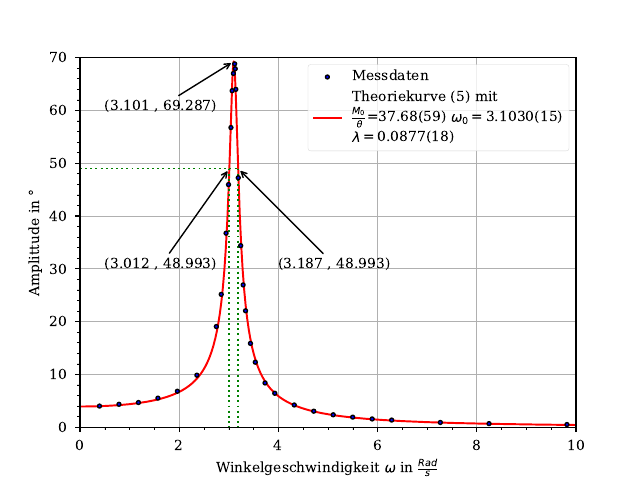

Recreate this plot in Python.
from pickletools import optimize
import xlrd
import numpy as np
import matplotlib.pyplot as plt
from matplotlib.ticker import MultipleLocator
import matplotlib as mpl
from scipy import optimize, signal
import math
import roundwitherror as re
import sympy as sp

X_START =0
Y_START =0
X_END = 10
Y_END = 70
TITEL = "Ordnung der Maxima in Bezug zur Röhrenlänge"
Y_LABEL = r"Amplittude in $°$"
X_LABEL = r"Winkelgeschwindigkeit $\omega$ in $\frac{Rad}{s}$"
X_ERROR = 4
Y_ERROR = 1
X_MAJOR_TICK = 2
Y_MAJOR_TICK =10
X_MINOR_TICK =0.5
Y_MINOR_TICK = 2
SAVE_AS = "./POR/10Plot.pdf"
POINT_STYLE = ["o","^","s"]
COLOR_STYLE =["blue","red","green"]

workbook = xlrd.open_workbook('./POR/Daten.xls')
worksheet = workbook.sheet_by_name('v4')

def xErr(x):
    return np.sqrt(((0.025* x)/np.sqrt(3))**2 + 0.0101/3)
def quotientArray(oben,unten):
    buf=[]
    for i in range(len(oben)):
        buf.append(float(oben[i])/float(unten[i]))
    return buf

def partOben(vals):
    return 1/vals[1]
def partUnten(vals):
    return -1*vals[0]/vals[1]**2

def genDataFromFunktion(amount,von,bis,params,func):
    x=[]
    y=[]
    for i in range(amount+1):
        x.append(von+i*(bis-von)/amount)
    for i in range(amount+1):
        y.append(func(x[i],params))

    return x,y
def theoKurv(x,om0,lam,Mom):
    return Mom/np.sqrt((om0**2-x**2)**2+4*lam**2*x**2)
def theoKurvArr(x,p):
    return theoKurv(x,p[0],p[1],p[2])
def findExtremums(func, arg):
  dy = func.diff(arg)
  ddy = dy.diff(arg)
  return sp.solve(dy, arg)





x=re.getAxis(1,3,34,"./POR/Daten.xls","v4")
y =re.getAxis(1,6,34,'./POR/Daten.xls',"v4")

popt,perr = optimize.curve_fit(theoKurv,x,y,bounds=[[0,0,0],[np.inf,np.inf,np.inf]])
perr = np.sqrt(np.diag(perr))


xy =genDataFromFunktion(1000,X_START,X_END,popt,theoKurvArr)
var = sp.symbols("var")
expr = popt[2]/sp.sqrt((popt[0]**2-var**2)**2+4*popt[1]**2*var**2)
Extremum =findExtremums(expr,var)[2]
schnittpunkte = sp.solve(expr-theoKurvArr(float(str(Extremum)),popt)/sp.sqrt(2),var)
print(schnittpunkte)
#test

plt.style.use("./AKU/AP1_style.mplstyle")



fig, ax = plt.subplots()
ax.grid()
sc=[[],[],[]]
theo =[[],[],[]]
y
def annotate(x,y,x1,y1):
    ax.annotate(f"({round(x,3)} , {round(y,3)})",[x,y],xytext=[x1,y1],
    arrowprops=dict(arrowstyle="->",linewidth=1))
    
        
print(theoKurvArr(float(str(Extremum)),popt))
annotate(Extremum,theoKurvArr(float(str(Extremum)),popt),0.5,60)
annotate(schnittpunkte[2],theoKurvArr(float(str(schnittpunkte[2])),popt),0.5,30)
annotate(schnittpunkte[3],theoKurvArr(float(str(schnittpunkte[3])),popt),4,30)
sc=ax.scatter(x,y,marker=POINT_STYLE[0],color=COLOR_STYLE[0],s=8,linewidths=1,edgecolors="black",zorder=10)
theo,=ax.plot(xy[0],xy[1],color= COLOR_STYLE[1])
ax.plot([0,schnittpunkte[3]],[theoKurvArr(float(str(schnittpunkte[2])),popt),theoKurvArr(float(str(schnittpunkte[3])),popt)],color="green",linestyle="dotted")
ax.plot([schnittpunkte[2],schnittpunkte[2]],[theoKurvArr(float(str(schnittpunkte[2])),popt),0],color="green",linestyle="dotted")
ax.plot([schnittpunkte[3],schnittpunkte[3]],[theoKurvArr(float(str(schnittpunkte[3])),popt),0],color="green",linestyle="dotted")

re.round_err(popt[2],perr[2])
ax.legend([sc, theo],[r"Messdaten",r"Theoriekurve (5) mit"+"\n"+r"$\frac{M_0}{\theta}$="+re.round_err(popt[2],perr[2])+r" $\omega_0=$"+re.round_err(popt[0],perr[0])+"\n"+r"$\lambda=$"+re.round_err(popt[1],perr[1])])
ax.set(xlabel=X_LABEL, ylabel=Y_LABEL)
#ax.scatter(x,y,marker='x',color="C0")
#ax.plot([X_START,X_END],[reg.intercept,intercept+X_END*slope],color="red",linewidth=0.8)


ax.set_xlim(X_START,X_END)
ax.set_ylim(Y_START,Y_END)


# For the minor ticks, use no labels; default NullFormatter.
ax.xaxis.set_major_locator(MultipleLocator(X_MAJOR_TICK))
ax.xaxis.set_minor_locator(MultipleLocator(X_MINOR_TICK))
ax.yaxis.set_major_locator(MultipleLocator(Y_MAJOR_TICK))
ax.yaxis.set_minor_locator(MultipleLocator(Y_MINOR_TICK))

#print(f"der Fehler des Slopes ist: {std_err}")
plt.show()
fig.savefig(SAVE_AS)

# worksheet.cell(0, 0).value  

